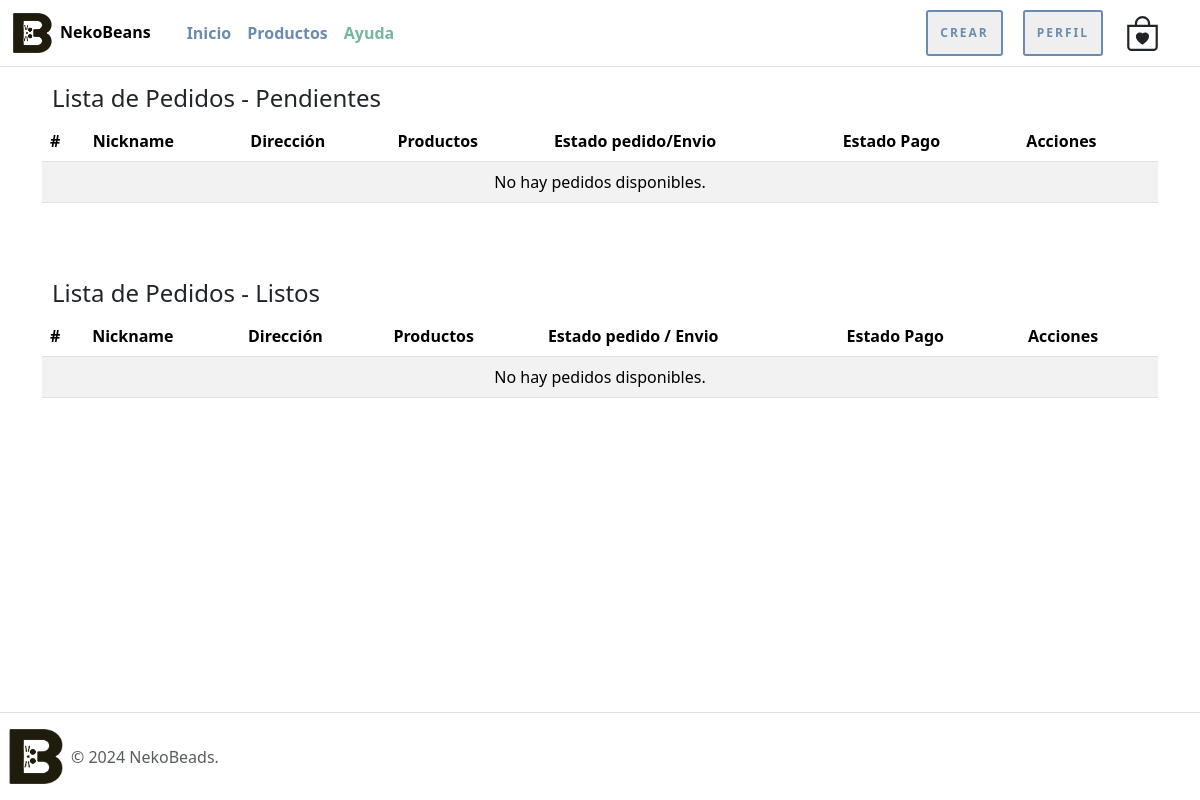
The app's page /pedidos/ (signed in), older data.
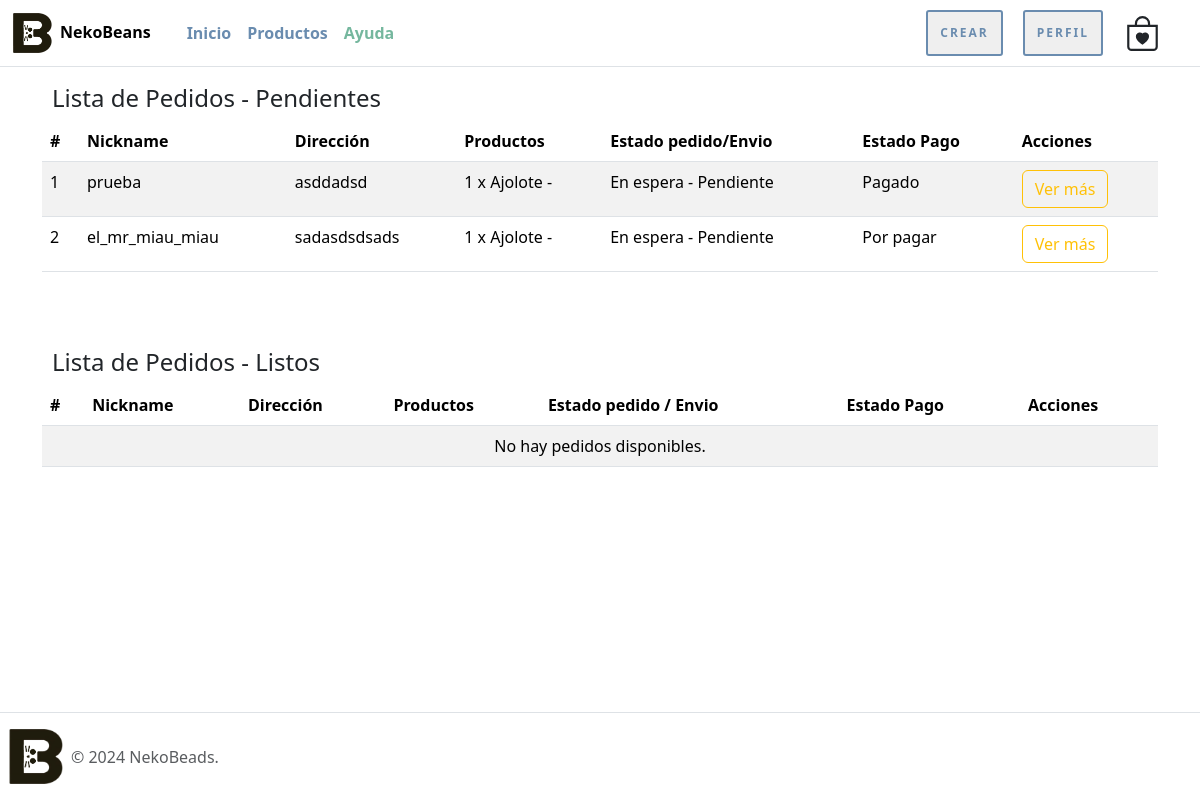
The same page, newer data.
### nekoBeansWeb/models.py (models this page shows, shortened)
class envio(models.Model):
    nickname = models.CharField(max_length=100)
    nombre = models.CharField(max_length=100)
    apellido_paterno = models.CharField(max_length=100)
    apellido_materno = models.CharField(max_length=100)
    telefono = models.CharField(max_length=20)
    email = models.EmailField()
    direccion = models.TextField()
    productos = models.TextField(default='No hay productos')  # Valor por defecto
    estado_pedido = models.IntegerField(choices=estado_pedido, default=1)
    forma_pago = models.IntegerField(choices=forma_pago, default=1)
    estado_pago = models.IntegerField(choices=estado_pago, default=1)
    entrega = models.IntegerField(choices=entrega, default=1)

### nekoBeansWeb/views.py (the view)
# urls.py: path('pedidos/', lista_pedidos, name='lista_pedidos'),
@permission_required('nekoBeansWeb.view_envio')
def lista_pedidos(request):
    pedidos_pendientes = envio.objects.exclude(estado_pedido=3, entrega=2)  # Filtra pedidos pendientes (estado < 3 y entrega 1)
    pedidos_listos = envio.objects.filter(estado_pedido=3, entrega=2)  # Filtra pedidos listos (estado 3 y entrega 2)
    context = {
        'pedidos_pendientes': pedidos_pendientes,
        'pedidos_listos': pedidos_listos,
    }
    return render(request, 'nekoBeansWeb/pedidos/pedidos.html', context)

### nekoBeansWeb/templates/nekoBeansWeb/pedidos/pedidos.html (shortened to what this page needs)
{% extends 'nekoBeansWeb/narvar_footer.html' %}
{% load static %}
{% block contenido %}
<div class="container mt-4">
    <div class="row">
        <div class="col-md-12">
            <h4 class="espacio-titulos">Lista de Pedidos - Pendientes</h4>
            <div class="table-responsive">
                <table class="table table-hover table-striped">
                    <thead class="thead-dark">
                        <tr>
                            <th scope="col">#</th>
                            <th scope="col">Nickname</th>
                            <th scope="col">Dirección</th>
                            <th scope="col">Productos</th>
                            <th scope="col">Estado pedido/Envio</th>
                            <th scope="col">Estado Pago</th>
                            <th scope="col">Acciones</th>
                        </tr>
                    </thead>
                    <tbody>
                        {% for pedido in pedidos_pendientes %}
                            <tr>
                                <td>{{ forloop.counter }}</td>
                                <td>{{ pedido.nickname }}</td>
                                <td>{{ pedido.direccion }}</td>
                                <td>{{ pedido.productos }}</td>
                                <td>{{ pedido.get_estado_pedido_display }} - {{ pedido.get_entrega_display }}</td>
                                <td>{{ pedido.get_estado_pago_display }}</td>
                                <td>
                                    <button type="button" class="btn btn-md btn-outline-warning abrir-modal"
                                        data-bs-toggle="modal" data-bs-target="#modal-tarjeta-pendiente-{{ pedido.id }}">
                                        Ver más
                                    </button>
                                </td>
                            </tr>
                        {% empty %}
                            <tr>
                                <td colspan="12" class="text-center">No hay pedidos disponibles.</td>
                            </tr>
                        {% endfor %}
                    </tbody>
                </table>
            </div>
        </div>
        <div class="col-md-12">
            <h4 class="espacio-titulos">Lista de Pedidos - Listos</h4>
            <div class="table-responsive">
                <table class="table table-hover table-striped">
                    <thead class="thead-dark">
                        <tr>
                            <th scope="col">#</th>
                            <th scope="col">Nickname</th>
                            <th scope="col">Dirección</th>
                            <th scope="col">Productos</th>
                            <th scope="col">Estado pedido / Envio</th>
                            <th scope="col">Estado Pago</th>
                            <th scope="col">Acciones</th>
                        </tr>
                    </thead>
                    <tbody>
                        {% for pedido in pedidos_listos %}
                            <tr>
                                <td>{{ forloop.counter }}</td>
                                <td>{{ pedido.nickname }}</td>
                                <td>{{ pedido.direccion }}</td>
                                <td>{{ pedido.productos }}</td>
                                <td>{{ pedido.get_estado_pedido_display }} - {{ pedido.get_entrega_display }}</td>
                                <td>{{ pedido.get_estado_pago_display }}</td>
                                <td>
                                    <button type="button" class="btn btn-md btn-outline-warning abrir-modal"
                                        data-bs-toggle="modal" data-bs-target="#modal-tarjeta-listo-{{ pedido.id }}">
                                        Ver más
                                    </button>
                                </td>
                            </tr>
                        {% empty %}
                            <tr>
                                <td colspan="12" class="text-center">No hay pedidos disponibles.</td>
                            </tr>
                        {% endfor %}
                    </tbody>
                </table>
            </div>
        </div>
    </div>
</div>
{% endblock %}

### nekoBeansWeb/templates/nekoBeansWeb/narvar_footer.html (shortened to what this page needs)
<!DOCTYPE html>
<html lang="en">
<head>
    {% load static %}
    <link href="https://cdn.jsdelivr.net/npm/bootstrap@5.3.3/dist/css/bootstrap.min.css" rel="stylesheet"
>
    <link rel="stylesheet" href="{% static 'nekoBeansWeb/css/stiloPag.css' %}">
</head>
<body class="d-flex flex-column min-vh-100">
    <nav class="navbar navbar-expand-md border-bottom border-body fixed-top efecanrvar">
        <div class="container-fluid">
            <div class="d-flex align-items-center">
                <a class="navbar-brand d-flex align-items-center" href="{% url 'inicio'%}">
                    <img src="{% static 'nekoBeansWeb/photos/imagenes_NekoBeans/icon_logo/logo.png'%}" alt="icon" width="40" height="40">
                    <span class="fw-bold mb-0 h6 ms-2">NekoBeans</span>
                </a>
            </div>
            <div class="collapse navbar-collapse container-fluid" id="navbarNav">
                <ul class="navbar-nav mb-2 mb-sm-0">
                    <li class="nav-item">
                        <a class="nav-link colortextnarvar" href="{% url 'inicio'%}">Inicio</a>
                    </li>
                    <li class="nav-item">
                        <a class="nav-link colortextnarvar" href="{% url 'productos'%}">Productos</a>
                    </li>
                    <li class="nav-item">
                        <a class="nav-link colortextnarvarapartado" href="{% url 'inicio'%}#ayuda">Ayuda</a>
                    </li>
                </ul>
                <div class="ms-auto d-flex align-items-center">
                    <div class="d-flex align-items-center">
                        {% if perms.nekoBeansWeb.add_producto %}
                        <a class="nav-link me-4" href="{% url 'crear_producto'%}">
                            <button class="btnlogin">Crear</button>
                        </a>
                        {% else %}
                        <a class="nav-link me-4" href="{% url 'inicio'%}#crear">
                            <button class="btnlogin">Crear</button>
                        </a>
                        {% endif %}
                    </div>
                    <div class="d-flex align-items-center">
                        {% if user.is_authenticated %}
                        <a class="nav-link me-4" href="{% url 'perfil'%}">
                            <button class="btnlogin">Perfil</button>
                        </a>
                        {% else %}
                            <a class="nav-link me-4" href="{% url 'login'%}">
                                <button class="btnlogin">Iniciar sesión</button>
                            </a>
                        {% endif %}
                    </div>
                    <div class="d-flex align-items-center">
                        <a class="nav-link me-3" href="{% url 'ver_carrito'%}">
                        </a>
                    </div>
                </div>
            </div>
        </div>
    </nav>
    <main class="flex-fill">
        {% block contenido %}
        {% endblock %}
    </main>
    <footer class="d-flex flex-wrap justify-content-between align-items-center py-3 mt-4 border-top">
        <div class="col-md-4 d-flex align-items-center">
            <a href="#" class="mb-3 me-2 mb-md-0 text-muted text-decoration-none lh-1">
                <img class="ms-2" src="{% static 'nekoBeansWeb/photos/imagenes_NekoBeans/icon_logo/logo.png'%}" alt="icon" width="55" height="55">
            </a>
            <span class="mb-3 mb-md-0 text-muted">© 2024 NekoBeads.</span>
        </div>
    </footer>
</body>
</html>

### nekoBeansWeb/static/nekoBeansWeb/css/stiloPag.css (style rules this page uses)
.efecanrvar { background-color: white; backdrop-filter: blur(10px); -webkit-backdrop-filter: blur(10px); background-color: rgba(255, 255, 255, 0.8); }
.espacio-titulos { max-width: 940px; padding: 60px 10px 0px; }
.colortextnarvar { color: #6A8CAF; font-weight: bold; }
.colortextnarvarapartado { color: #75B79E; font-weight: bold; }
.btnlogin { padding: 1em 1em; border: none; border-radius: 1px; font-weight: bold; letter-spacing: 2px; text-transform: uppercase; cursor: pointer; color: #6A8CAF; transition: all 1000ms; font-size: 12px; position: relative; overflow: hidden; outline: 2px solid #6A8CAF; }
.btnlogin::before { content: ""; position: absolute; left: -50px; top: 0; width: 0; height: 100%; background-color: #75B79E; transform: skewX(45deg); z-index: -1; transition: width 1000ms; }

Row changes from the older to the newer data that the page shows:
added envio: nickname "prueba", direccion "asddadsd", productos "1 x Ajolote -", estado_pedido "En espera", entrega "Pendiente", estado_pago "Pagado"
added envio: nickname "el_mr_miau_miau", direccion "sadasdsdsads", productos "1 x Ajolote -", estado_pedido "En espera", entrega "Pendiente", estado_pago "Por pagar"
Text that changed along with them:
text no longer shown: "No hay pedidos disponibles."
